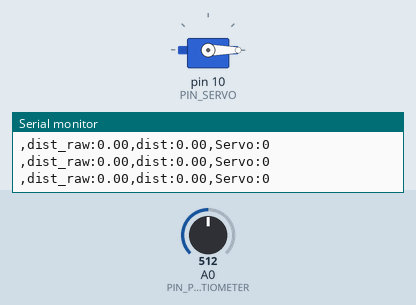
This sketch was run on a simulated Arduino Uno, built with avr-gcc and run on an emulated ATmega328P. Parts: servo, the last lines printed to the serial monitor. The inputs (shaded band) are chosen by the test bench; at power-on: A0 (PIN_POTENTIOMETER) = 512.

Above: at 1.2 s.
1.3 s: A0 (PIN_POTENTIOMETER) set to 306
At 2.9 s:
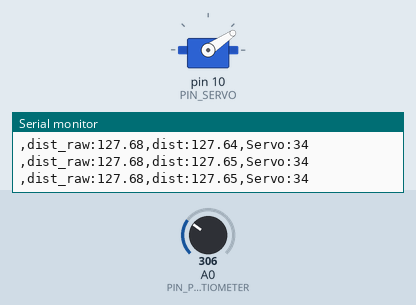
4.3 s: A0 (PIN_POTENTIOMETER) set to 240
At 6.6 s:
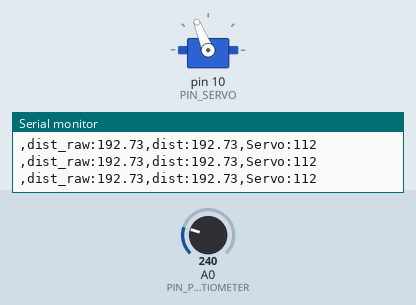
7.3 s: A0 (PIN_POTENTIOMETER) set to 260
At 8.3 s:
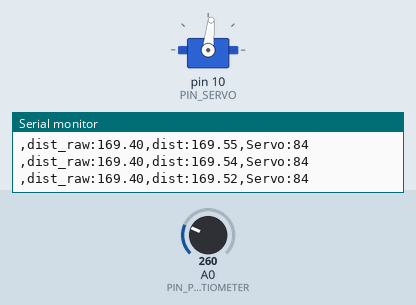
10.3 s: A0 (PIN_POTENTIOMETER) set to 306
At 10.45 s:
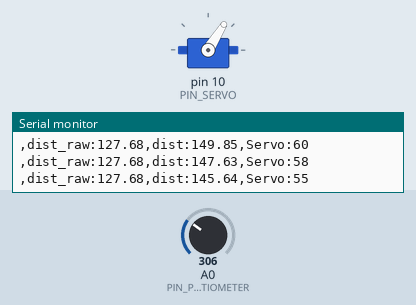
Timing chart, 0 to 13.3 s (numbered marks = the images above; inputs shaded):
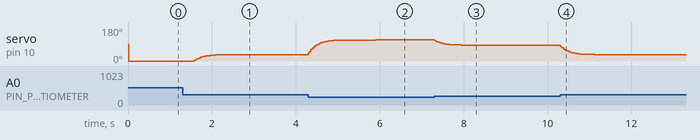

Measured:
- after the input at 1.3 s, servo on pin 10 (PIN_SERVO): moves from 0° to 34° over 0.86 s, starting after 0.28 s
- after the input at 4.3 s, servo on pin 10 (PIN_SERVO): moves from 34° to 112° over 1.6 s, starting at once
- after the input at 7.3 s, servo on pin 10 (PIN_SERVO): moves from 112° to 84° over 0.64 s, starting at once
- after the input at 10.3 s, servo on pin 10 (PIN_SERVO): moves from 84° to 34° over 0.82 s, starting at once

The sketch:

17_example_1.ino
```cpp
#include <Servo.h>

// Arduino pin assignment

#define PIN_POTENTIOMETER 0 // Potentiometer at Pin A3
// Add IR Sensor Definition Here !!!
#define PIN_SERVO 10
#define LED_PIN 9

#define _DUTY_MIN 553  // servo full clock-wise position (0 degree)
#define _DUTY_NEU 1476 // servo neutral position (90 degree)
#define _DUTY_MAX 2399 // servo full counter-clockwise position (180 degree)

#define LOOP_INTERVAL 20   // Loop Interval (unit: msec)
#define _DIST_MIN 100.0   // minimum distance to be measured (unit: mm)
#define _DIST_MAX 250.0
#define _EMA_ALPHA 0.1

Servo myservo;
unsigned long last_loop_time;   // unit: msec

float dist_ema, dist_raw, dist_prev = 0;
void setup()
{
  myservo.attach(PIN_SERVO);
  myservo.writeMicroseconds(_DUTY_NEU);

  Serial.begin(2000000);
}

void loop()
{
  unsigned long time_curr = millis();
  int a_value, duty;

  // wait until next event time
  if (time_curr < (last_loop_time + LOOP_INTERVAL))
    return;
  last_loop_time += LOOP_INTERVAL;

  // Remove Next line !!!
  a_value = analogRead(PIN_POTENTIOMETER);
  // Read IR Sensor value !!!
  // Convert IR sensor value into distance !!!
  // we need distance range filter here !!!
  // we need EMA filter here !!!

  //dist_raw = ((a_value -  0) * (80 -  10)) / (1024 - 0) + 10
  dist_raw = (6762.0/(a_value-9)-4.0)*10.0 - 60.0;
  if (dist_raw < _DIST_MIN) {
    dist_raw = dist_prev;
    digitalWrite(LED_PIN, 1);
  } else if (dist_raw > _DIST_MAX) {
    dist_raw = dist_prev;
    digitalWrite(LED_PIN, 1);
  } else {
    dist_prev = dist_raw;
    digitalWrite(LED_PIN, 0);
  }

  // Apply ema filter here
  dist_ema  = (_EMA_ALPHA*dist_raw) + ((1-_EMA_ALPHA)*dist_ema);
  duty = _DUTY_MIN + ((dist_ema - 100.0)/ 150.0) * (_DUTY_MAX - _DUTY_MIN);

  myservo.writeMicroseconds(duty);

  // print IR sensor value, distnace, duty !!!
  //Serial.print("a_value:"); Serial.print(a_value);
  Serial.print(",dist_raw:"); Serial.print(dist_raw);
  Serial.print(",dist:"); Serial.print(dist_ema);
  Serial.print(",Servo:"); Serial.print(myservo.read());
  Serial.println(" ");
}
```
